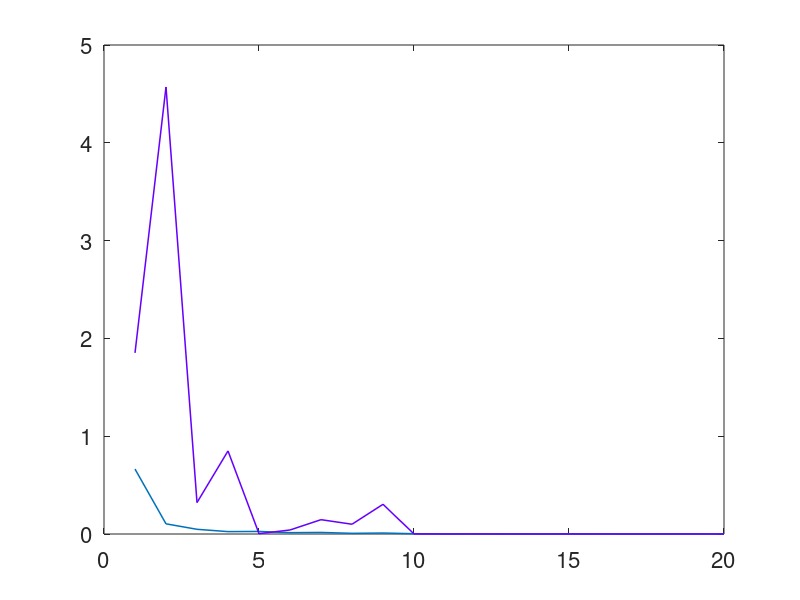

The MATLAB source for this figure: (Note: this script raises an error after producing the figure.)
%% Clear Everything %%

clear all ;
close all ;
clc ;



%% Load The Data File %%

load('history_ResNet50_MATLAB.csv') ; 



%% Line Plot (Loss) %%

% nTotal No. of Frames %
nEpochs = size(history_ResNet50_MATLAB, 1) ; 

% x-vector %
x = linspace(1,nEpochs,nEpochs) ;

%%% Loss Scores %%% 
figure('DefaultAxesFontSize',16) 
plot(x, history_ResNet50_MATLAB(:, 1), 'Color',[0 0.4470 0.7410], 'LineWidth', 1.1) ;  
hold on ;
plot(x, history_ResNet50_MATLAB(:, 3), 'Color','#6600FF', 'LineWidth', 1.1) ;
yline(0.0) ;
l = legend('Training','Validation') ;
set(l,'Interpreter','latex','FontSize',18) ;
ylabel('Loss','Interpreter','latex','FontSize',20) ;
xlabel('No. of Epochs','Interpreter','latex','FontSize',20) ;
xlim([1 nEpochs]) ;
ylim([-0.1 5.1])
title('Loss v/s No. of Epochs for ResNet50','Interpreter','latex','FontSize',25) ;
set(gca, 'YGrid', 'on', 'XGrid', 'off') ;
set(gca,'TickLabelInterpreter','latex','FontSize',20) ;



%% Line Plot (Accuracy) %%

%%% Accuracy Scores %%% 
figure('DefaultAxesFontSize',16) 
plot(x, history_ResNet50_MATLAB(:, 2), 'Color',[0 0.4470 0.7410],'LineWidth', 1.1) ;  
hold on ;
plot(x, history_ResNet50_MATLAB(:, 4), 'Color','#6600FF', 'LineWidth', 1.1) ;
yline(1.0) ;
l = legend('Training','Validation','Location','southeast') ;
set(l,'Interpreter','latex','FontSize',18) ;
ylabel('Accuracy','Interpreter','latex','FontSize',20) ;
xlabel('No. of Epochs','Interpreter','latex','FontSize',20) ;
xlim([1 nEpochs]) ;
ylim([0.64 1.01])
title('Accuracy v/s No. of Epochs for ResNet50','Interpreter','latex','FontSize',25) ;
set(gca, 'YGrid', 'on', 'XGrid', 'off') ;
set(gca,'TickLabelInterpreter','latex','FontSize',20) ;


